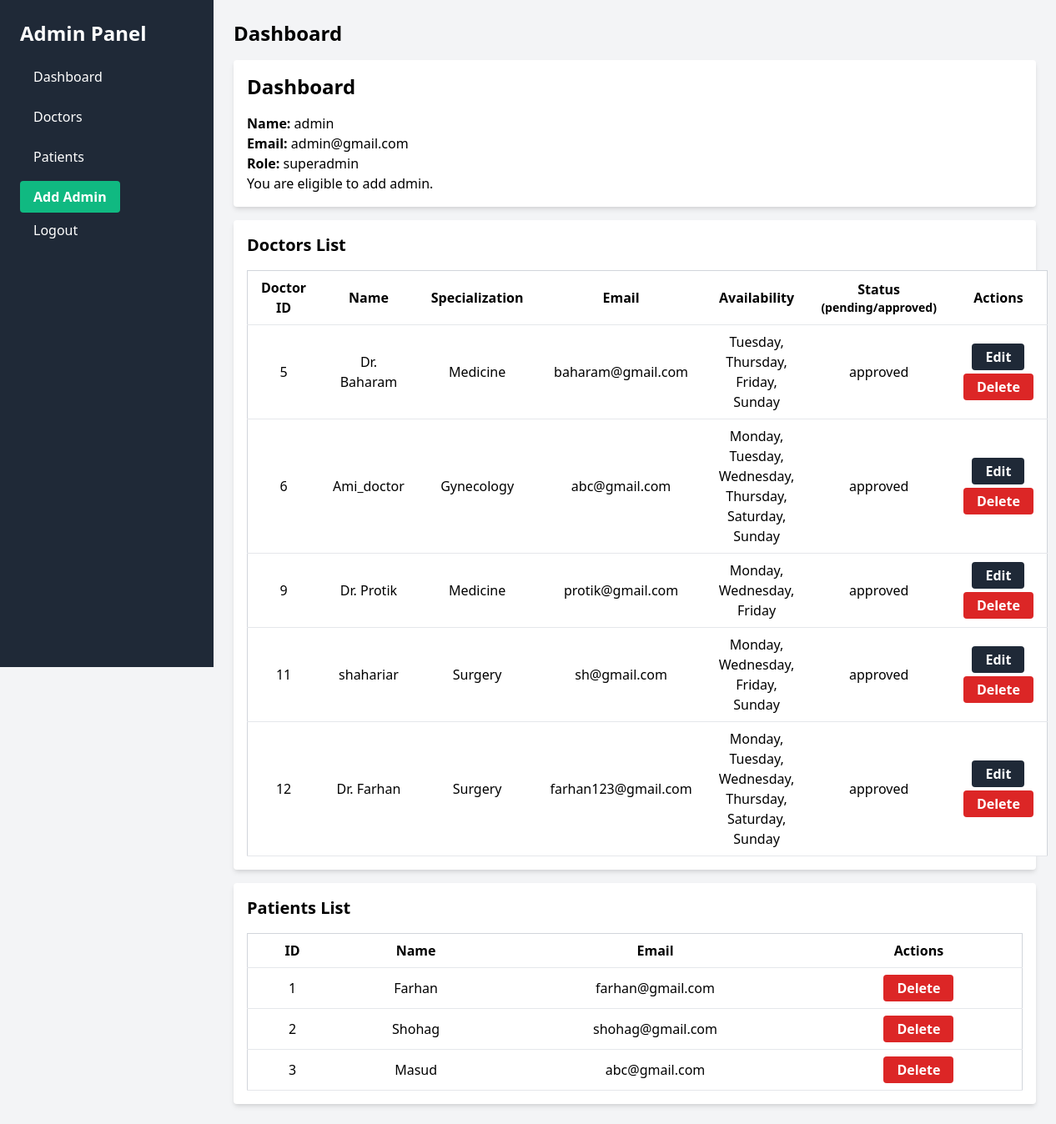
Page /admin.php (signed in) on the committed database.
### tables this page shows
CREATE TABLE `doctors` (
  `doctor_id` int(11) NOT NULL,
  `name` varchar(255) NOT NULL,
  `email` varchar(255) NOT NULL,
  `password` varchar(255) NOT NULL,
  `specialization` varchar(255) NOT NULL,
  `status` enum('pending','approved') DEFAULT 'pending',
  `start` time NOT NULL,
  `end` time NOT NULL,
  `availability` varchar(255) NOT NULL,
  `profile_picture` varchar(255) DEFAULT NULL
);

CREATE TABLE `patients` (
  `patient_id` int(11) NOT NULL,
  `name` varchar(255) NOT NULL,
  `email` varchar(255) NOT NULL,
  `password` varchar(255) NOT NULL
);

### web/admin.php (the view, shortened to what this page needs)
<?php
$adminId = $_SESSION["admin_id"];
$conn = mysqli_connect("localhost", "root", "", "doctor_appointment_system");
$query = "SELECT * FROM admins WHERE admin_id = $adminId";
$result = mysqli_query($conn, $query);
$admin = mysqli_fetch_assoc($result);
$queryPatients = "SELECT * FROM patients";
$resultPatients = mysqli_query($conn, $queryPatients);
$patients = mysqli_fetch_all($resultPatients, MYSQLI_ASSOC);
$queryDoctors = "SELECT * FROM doctors";
$resultDoctors = mysqli_query($conn, $queryDoctors);
$doctors = mysqli_fetch_all($resultDoctors, MYSQLI_ASSOC);
?>
<!DOCTYPE html>
<html lang="en">
<head>
    <link href="https://cdn.jsdelivr.net/npm/tailwindcss@2.2.19/dist/tailwind.min.css" rel="stylesheet">
</head>
<body class="bg-gray-100">
    <aside class="bg-gray-800 text-white h-screen w-64 fixed">
        <div class="p-6">
            <a href="admin.php" class="text-2xl font-bold mb-4">Admin Panel</a>
            <ul class="space-y-2 mt-4 ">
                <li>
                    <a href="#dashboard" class="block py-2 px-4 rounded-md hover:bg-gray-700">Dashboard</a>
                </li>
                <li>
                    <a href="#doctors-list" class="block py-2 px-4 rounded-md hover:bg-gray-700">Doctors</a>
                </li>
                <li>
                    <a href="#patients-list" class="block py-2 px-4 rounded-md hover:bg-gray-700">Patients</a>
                </li>
                <li>
                    <?php if ($admin['role'] === 'superadmin') : ?>
                        <div class="rounded mt-4">
                            <a href="register_admin.php" class="bg-green-500 hover:bg-green-600 text-white font-bold py-2 px-4 rounded">Add Admin</a>
                        </div>
                    <?php endif; ?>
                </li>
                <li>
                    <a href="admin_logout.php" class="block py-2 px-4 rounded-md hover:bg-gray-700">Logout</a>
                </li>
            </ul>
        </div>
    </aside>
    <main class="ml-64 p-6">
        <h1 class="text-2xl font-bold mb-4" id="dashboard">Dashboard</h1>
        <div class="bg-white shadow-md rounded p-4 mt-4">
            <h2 class="text-2xl font-bold mb-4">Dashboard</h2>
            <p><strong>Name:</strong> <?php echo $admin['name']; ?></p>
            <p><strong>Email:</strong> <?php echo $admin['email']; ?></p>
            <p><strong>Role:</strong> <?php echo $admin['role']; ?></p>
            <?php if ($admin['role'] === 'superadmin') : ?>
                <p>You are eligible to add admin.</p>
            <?php else : ?>
                <p>You are not eligible to add admin.</p>
            <?php endif; ?>
        </div>
        <div class="bg-white shadow-md rounded p-4 mt-4" id="doctors-list">
            <h2 class="text-xl font-bold mb-4">Doctors List</h2>
            <table class="min-w-full bg-white border border-gray-300">
                <thead>
                    <tr>
                        <th class="px-4 py-2 border-b">Doctor ID</th>
                        <th class="px-4 py-2 border-b">Name</th>
                        <th class="px-4 py-2 border-b">Specialization</th>
                        <th class="px-4 py-2 border-b">Email</th>
                        <th class="px-4 py-2 border-b">Availability</th>
                        <th class="px-4 py-2 border-b">Status<p class="text-sm">(pending/approved)</p>
                        </th>
                        <th class="px-4 py-2 border-b">Actions</th>
                    </tr>
                </thead>
                <tbody>
                    <?php foreach ($doctors as $doctor) : ?>
                        <tr>
                            <td class="px-4 py-2 border-b text-center doctor-id"><?php echo $doctor['doctor_id']; ?></td>
                            <td class="px-4 py-2 border-b text-center"><?php echo $doctor['name']; ?></td>
                            <td class="px-4 py-2 border-b text-center"><?php echo $doctor['specialization']; ?></td>
                            <td class="px-4 py-2 border-b text-center"><?php echo $doctor['email']; ?></td>
                            <td class="px-4 py-2 border-b text-center"><?php echo $doctor['availability']; ?></td>
                            <td class="px-4 py-2 border-b text-center status editable"><?php echo $doctor['status']; ?></td>
                            <td class="px-4 py-2 border-b text-center">
                                <button onclick="toggleStatusEdit(this)" class="bg-gray-800 hover:bg-gray-700 text-white font-bold py-1 px-4 rounded">
                                    Edit
                                </button>
                                <form action="<?php echo $_SERVER['PHP_SELF']; ?>" method="POST" onsubmit="return confirm('Are you sure you want to delete this doctor?');">
                                    <button type="submit" class="bg-red-600 hover:bg-red-700 text-white font-bold py-1 px-4 mt-1 rounded">Delete</button>
                                </form>
                            </td>
                        </tr>
                    <?php endforeach; ?>
                </tbody>
            </table>
        </div>
        <div class="bg-white shadow-md rounded p-4 mt-4" id="patients-list">
            <h2 class="text-xl font-bold mb-4">Patients List</h2>
            <table class="min-w-full bg-white border border-gray-300 text-center">
                <thead>
                    <tr>
                        <th class="py-2 px-4 border-b">ID</th>
                        <th class="py-2 px-4 border-b">Name</th>
                        <th class="py-2 px-4 border-b">Email</th>
                        <th class="py-2 px-4 border-b">Actions</th>
                    </tr>
                </thead>
                <tbody>
                    <?php foreach ($patients as $patient) : ?>
                        <tr>
                            <td class="py-2 px-4 border-b"><?php echo $patient['patient_id']; ?></td>
                            <td class="py-2 px-4 border-b"><?php echo $patient['name']; ?></td>
                            <td class="py-2 px-4 border-b"><?php echo $patient['email']; ?></td>
                            <td class="py-2 px-4 border-b">
                                <form action="<?php echo $_SERVER['PHP_SELF']; ?>" method="POST" onsubmit="return confirm('Are you sure you want to delete this patient?');">
                                    <button type="submit" class="bg-red-600 hover:bg-red-700 text-white font-bold py-1 px-4 rounded">Delete</button>
                                </form>
                            </td>
                        </tr>
                    <?php endforeach; ?>
                </tbody>
            </table>
        </div>
    </main>
</body>
</html>

### web/admin.php (style rules this page uses)
.editable { cursor: pointer; }

### rows in the picture
doctors: doctor_id "5", name "Dr. Baharam", specialization "Medicine", email "baharam@gmail.com", availability "Tuesday, Thursday, Friday, Sunday", status "approved"
doctors: doctor_id "6", name "Ami_doctor", specialization "Gynecology", email "abc@gmail.com", availability "Monday, Tuesday, Wednesday, Thursday, Saturday, Sunday", status "approved"
doctors: doctor_id "9", name "Dr. Protik", specialization "Medicine", email "protik@gmail.com", availability "Monday, Wednesday, Friday", status "approved"
doctors: doctor_id "11", name "shahariar", specialization "Surgery", email "sh@gmail.com", availability "Monday, Wednesday, Friday, Sunday", status "approved"
doctors: doctor_id "12", name "Dr. Farhan", specialization "Surgery", email "farhan123@gmail.com", availability "Monday, Tuesday, Wednesday, Thursday, Saturday, Sunday", status "approved"
patients: patient_id "1", name "Farhan", email "farhan@gmail.com"
patients: patient_id "2", name "Shohag", email "shohag@gmail.com"
patients: patient_id "3", name "Masud", email "abc@gmail.com"

### other values in the picture
$admin['name'] "admin"
$admin['email'] "admin@gmail.com"
$admin['role'] "superadmin"
